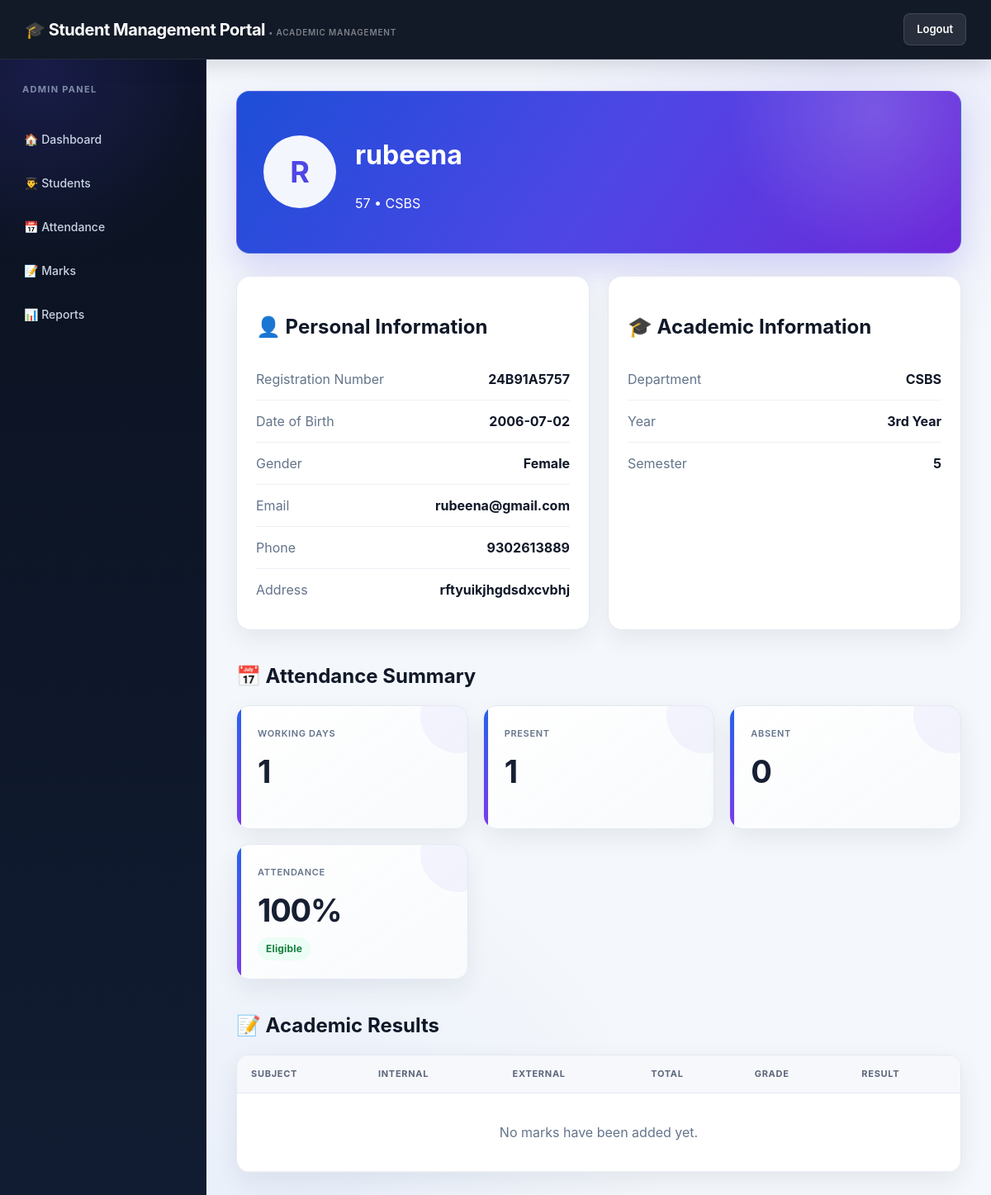
The page /student_profile.php?id=4 (signed in) on the database as committed earlier.
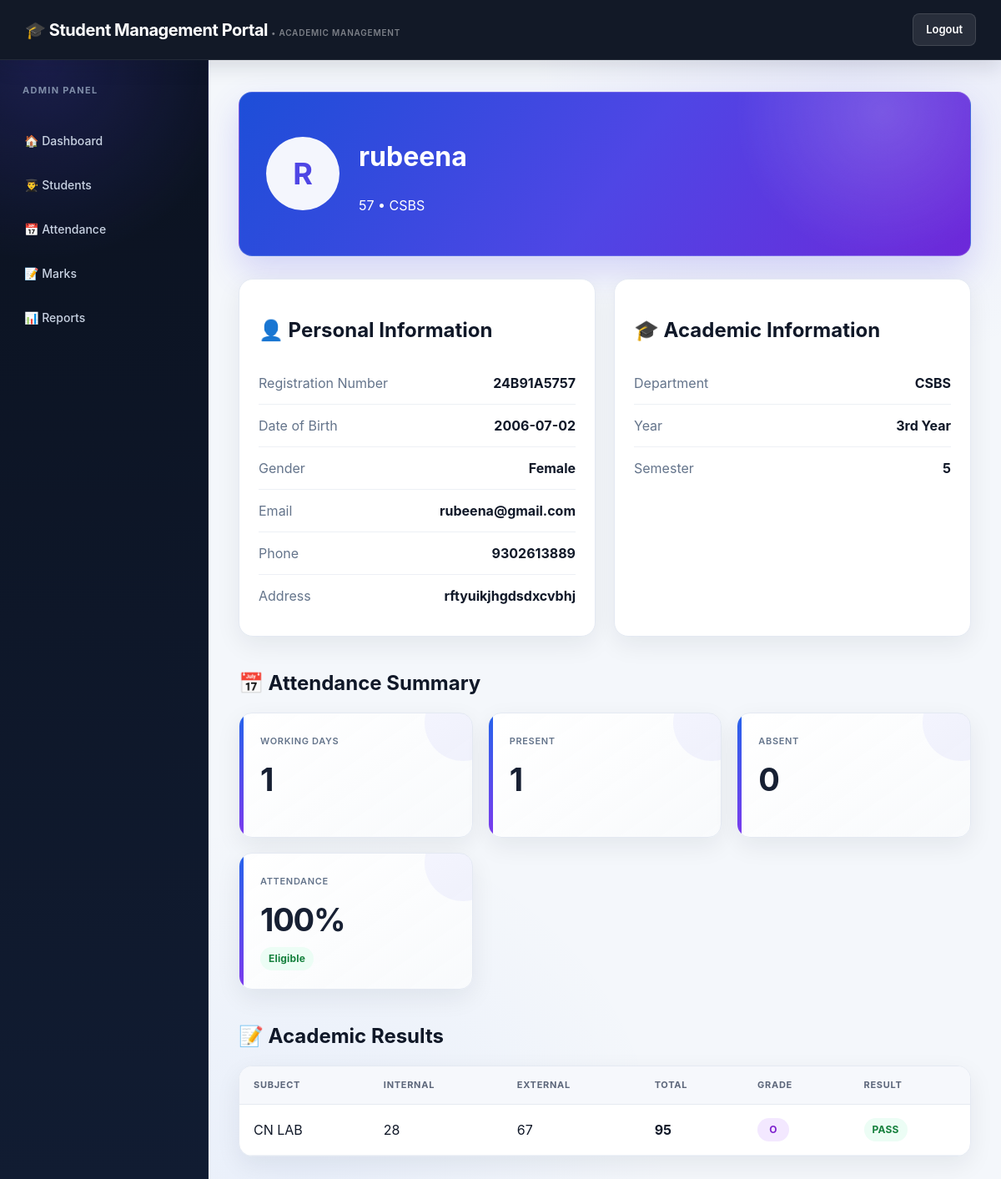
The same page on the database as committed later.
### tables this page shows
CREATE TABLE `marks` (
  `id` int(11) NOT NULL,
  `student_id` int(11) NOT NULL,
  `subject` varchar(100) NOT NULL,
  `internal_marks` int(11) NOT NULL,
  `external_marks` int(11) NOT NULL,
  `total_marks` int(11) NOT NULL,
  `grade` varchar(5) DEFAULT NULL,
  `result` varchar(10) DEFAULT NULL
);

### student_profile.php (the view, shortened to what this page needs)
<?php
include "db.php";
$id = intval($_GET["id"]);
$result =
mysqli_query(
    $conn,
    "SELECT * FROM students WHERE id=$id"
);
$student =
mysqli_fetch_assoc($result);
$attendance_result =
mysqli_query(
$conn,
"
SELECT
COUNT(*) AS total,
SUM(
CASE
WHEN status='Present'
THEN 1
ELSE 0
END
) AS present,
SUM(
CASE
WHEN status='Absent'
THEN 1
ELSE 0
END
) AS absent
FROM attendance
WHERE student_id=$id
"
);
$attendance =
mysqli_fetch_assoc($attendance_result);
$total_days =
$attendance["total"];
$present_days =
$attendance["present"] ?? 0;
$absent_days =
$attendance["absent"] ?? 0;
if ($total_days > 0) {
$attendance_percentage =
round(
($present_days / $total_days) * 100,
2
);
} else {
$attendance_percentage = 0;
}
$marks =
mysqli_query(
$conn,
"
SELECT *
FROM marks
WHERE student_id=$id
ORDER BY id DESC
"
);
?>
<!DOCTYPE html>
<html>
<head>
<link
rel="stylesheet"
href="css/style.css"
>
</head>
<body>
<div class="navbar">
<h2>
🎓 Student Management Portal
</h2>
<a
href="logout.php"
class="logout-btn"
>
Logout
</a>
</div>
<div class="main-layout">
<div class="sidebar">
<h3>
ADMIN PANEL
</h3>
<a href="dashboard.php">
🏠 Dashboard
</a>
<a href="view_students.php">
👨‍🎓 Students
</a>
<a href="attendance.php">
📅 Attendance
</a>
<a href="marks.php">
📝 Marks
</a>
<a href="reports.php">
📊 Reports
</a>
</div>
<div class="main-content">
<div class="profile-header">
<div class="profile-avatar">
<?php
echo strtoupper(
substr(
$student["name"],
0,
1
)
);
?>
</div>
<div>
<h1>
<?php
echo htmlspecialchars($student["name"]);
?>
</h1>
<p>
<?php
echo htmlspecialchars($student["roll_no"]);
?>
•
<?php
echo htmlspecialchars($student["department"]);
?>
</p>
</div>
</div>
<div class="profile-grid">
<div class="profile-card">
<h2>
👤 Personal Information
</h2>
<div class="info-row">
<span>Registration Number</span>
<strong>
<?php echo htmlspecialchars($student["registration_no"]); ?>
</strong>
</div>
<div class="info-row">
<span>Date of Birth</span>
<strong>
<?php echo htmlspecialchars($student["dob"]); ?>
</strong>
</div>
<div class="info-row">
<span>Gender</span>
<strong>
<?php echo htmlspecialchars($student["gender"]); ?>
</strong>
</div>
<div class="info-row">
<span>Email</span>
<strong>
<?php echo htmlspecialchars($student["email"]); ?>
</strong>
</div>
<div class="info-row">
<span>Phone</span>
<strong>
<?php echo htmlspecialchars($student["phone"]); ?>
</strong>
</div>
<div class="info-row">
<span>Address</span>
<strong>
<?php echo htmlspecialchars($student["address"]); ?>
</strong>
</div>
</div>
<div class="profile-card">
<h2>
🎓 Academic Information
</h2>
<div class="info-row">
<span>Department</span>
<strong>
<?php echo htmlspecialchars($student["department"]); ?>
</strong>
</div>
<div class="info-row">
<span>Year</span>
<strong>
<?php echo htmlspecialchars($student["year"]); ?>
</strong>
</div>
<div class="info-row">
<span>Semester</span>
<strong>
<?php echo htmlspecialchars($student["semester"]); ?>
</strong>
</div>
</div>
</div>
<h2 class="section-title">
📅 Attendance Summary
</h2>
<div class="stats-grid">
<div class="stat-card">
<h3>
Working Days
</h3>
<h1>
<?php echo $total_days; ?>
</h1>
</div>
<div class="stat-card">
<h3>
Present
</h3>
<h1>
<?php echo $present_days; ?>
</h1>
</div>
<div class="stat-card">
<h3>
Absent
</h3>
<h1>
<?php echo $absent_days; ?>
</h1>
</div>
<div class="stat-card">
<h3>
Attendance
</h3>
<h1>
<?php
echo $attendance_percentage;
?>%
</h1>
<?php
if ($attendance_percentage >= 75) {
?>
<span class="good-status">
Eligible
</span>
<?php
} else {
?>
<span class="bad-status">
Shortage
</span>
<?php
}
?>
</div>
</div>
<h2 class="section-title">
📝 Academic Results
</h2>
<div class="table-card">
<table class="modern-table">
<tr>
<th>Subject</th>
<th>Internal</th>
<th>External</th>
<th>Total</th>
<th>Grade</th>
<th>Result</th>
</tr>
<?php
if (mysqli_num_rows($marks) > 0) {
while ($mark =
mysqli_fetch_assoc($marks)) {
?>
<tr>
<td>
<?php
echo htmlspecialchars($mark["subject"]);
?>
</td>
<td>
<?php echo $mark["internal_marks"]; ?>
</td>
<td>
<?php echo $mark["external_marks"]; ?>
</td>
<td>
<strong>
<?php echo $mark["total_marks"]; ?>
</strong>
</td>
<td>
<span class="grade-badge">
<?php echo $mark["grade"]; ?>
</span>
</td>
<td>
<?php
if ($mark["result"] == "Pass") {
?>
<span class="good-status">
PASS
</span>
<?php
} else {
?>
<span class="bad-status">
FAIL
</span>
<?php
}
?>
</td>
</tr>
<?php
}
} else {
?>
<tr>
<td colspan="6" class="no-data">
No marks have been added yet.
</td>
</tr>
<?php
}
?>
</table>
</div>
</div>
</div>
</body>
</html>

Rows that differ between the two databases and show on the page:
added marks: subject "CN LAB", internal_marks "28", external_marks "67", total_marks "95", grade "O", result "PASS"
Other text that changed with them:
text no longer shown: "No marks have been added yet."
